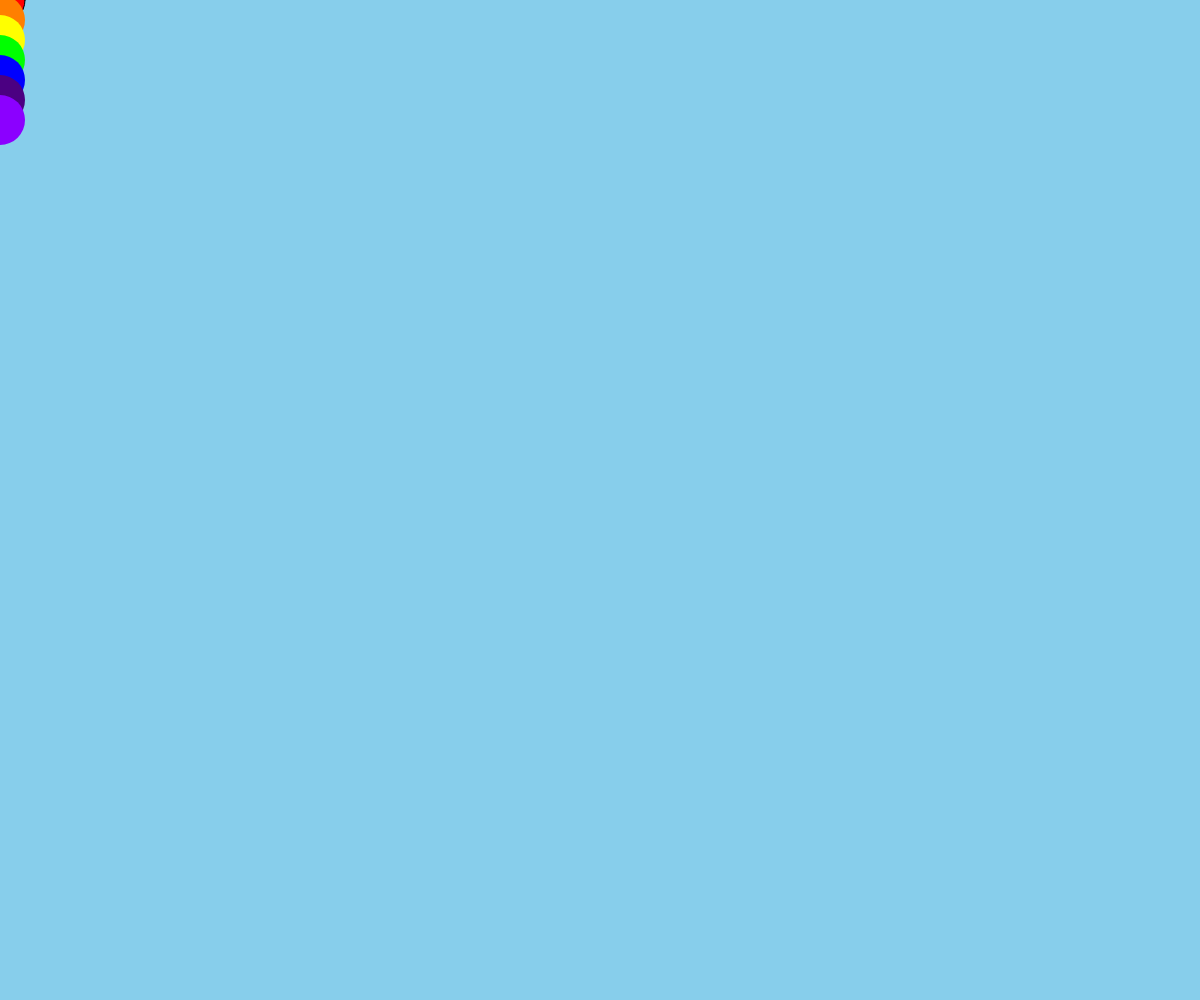
Frame 1 (no input)
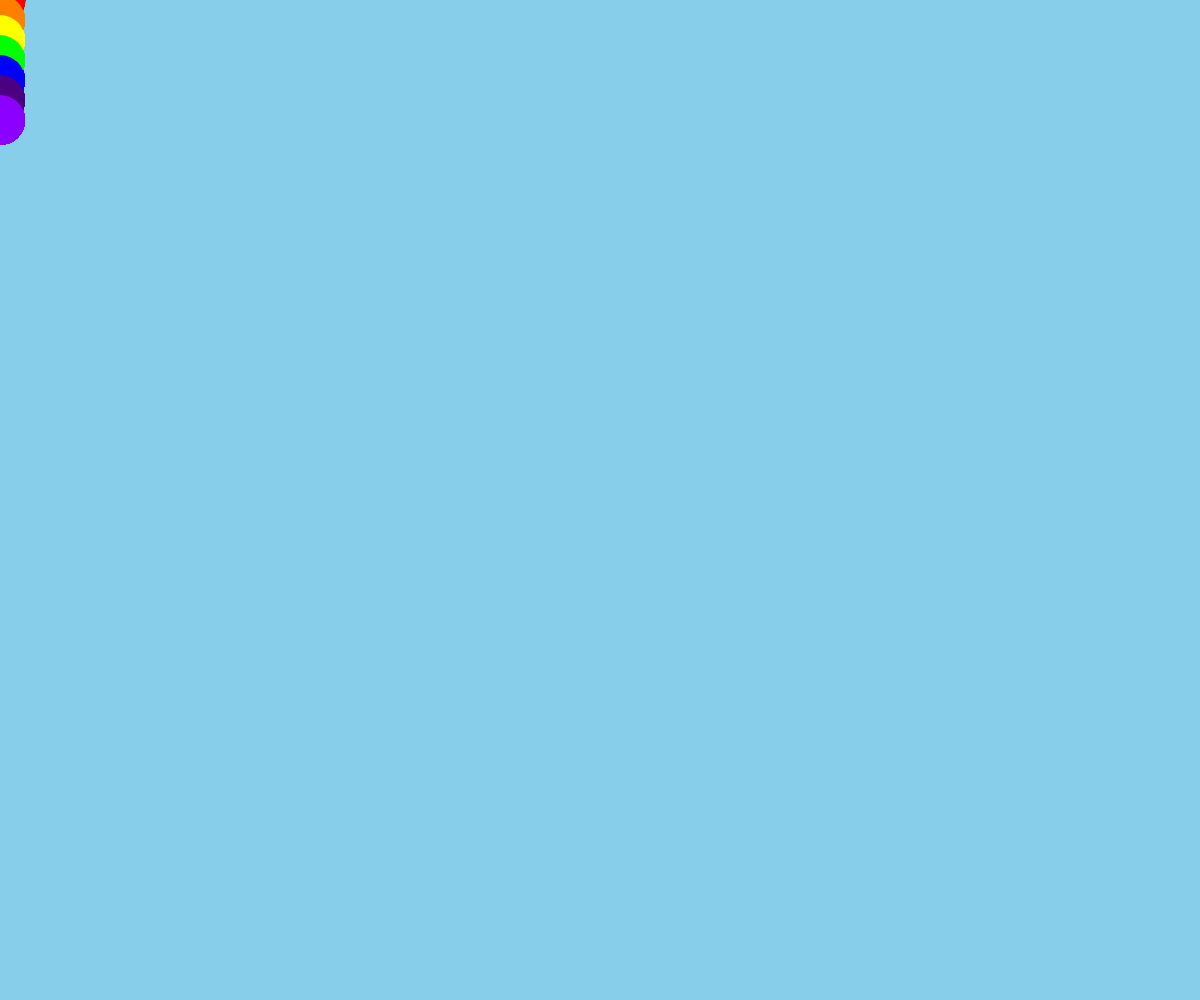
Frame 60 (no input)
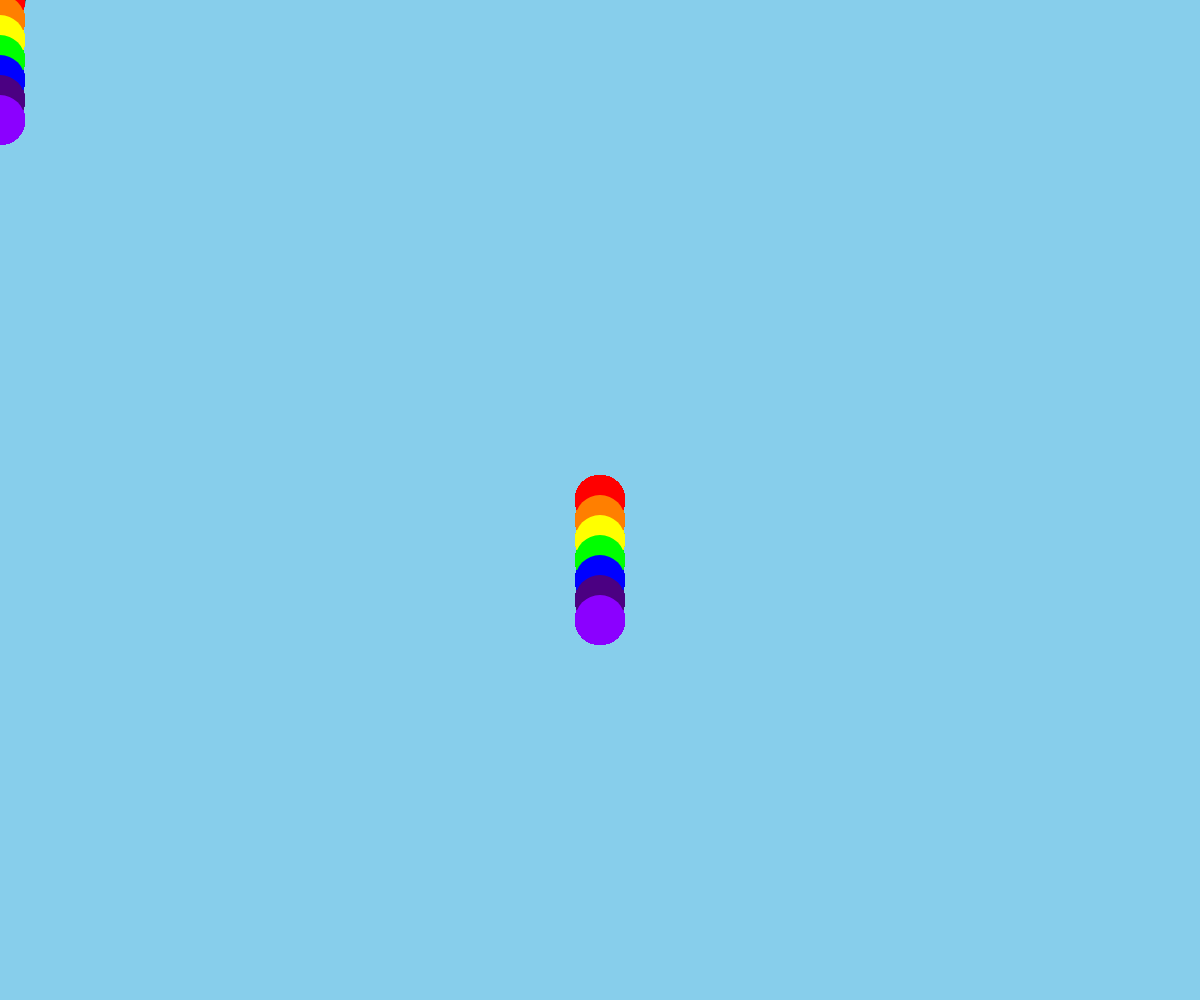
Frame 120 (the mouse pressed at the canvas centre since frame 60)

The p5.js sketch that drew these frames (run headless with seeded random() and noise() and a simulated clock; from frame 60 on, the mouse is pressed at the canvas centre):

// p5.js sketch
// ── sketch.js
var colors = [[255,0,0], [255,127,0], [255,255,0], [0,255,0], [0,0,255], [75,0,130], [139,0,255]];

function setup() {
  createCanvas(windowWidth, windowHeight);
  background(135, 206, 235);
}

function draw() {
  if (keyIsPressed === true) {
    background(135,206,235);
    }
  for (var i = 0; i <7; i++) {
    fill(colors[i]);
    ellipse(mouseX, 20*i + mouseY, 50,50);
    noStroke();
  }
}
